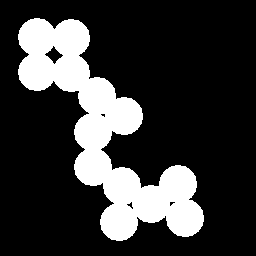
#> input picture ed.png, 256 x 256 px
$ jupyter execute 'opening and closing.ipynb'
#> lines starting #> are read from the running program, lines starting #| are printed output that depends on the picture; after the words box and inside, x2 and y2 are one past the last pixel; in counts of white or black regions, pixels touching at a corner belong together
[cell 1]
#opening and closing of images


import cv2
import numpy as np
from matplotlib import pyplot as plt
img= cv2.imread('ed.png',0)
#> img: shape (256, 256); 21.6% white; 1 white region, box (x1, y1, x2, y2) and area: (18, 18, 204, 241) 14134
kernel=np.ones((11,11),np.uint8)
opening=cv2.morphologyEx(img,cv2.MORPH_OPEN,kernel)
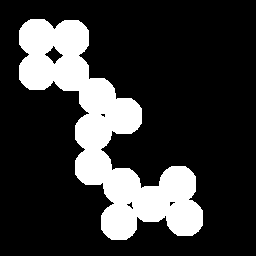
#> opening: shape (256, 256); 21.3% white; 1 white region, box (x1, y1, x2, y2) and area: (19, 19, 203, 240) 13965
closing=cv2.morphologyEx(img,cv2.MORPH_CLOSE,kernel)
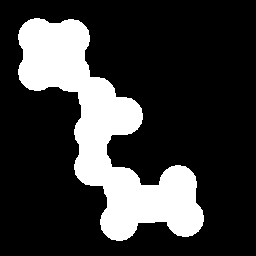
#> closing: shape (256, 256); 22.4% white; 1 white region, box (x1, y1, x2, y2) and area: (18, 18, 204, 241) 14699
plt.subplot(141),plt.imshow(img,'gray'),plt.title('original')
plt.subplot(142),plt.imshow(opening,'gray'),plt.title('opening')
plt.subplot(143),plt.imshow(closing,'gray'),plt.title('closing')
plt.show()
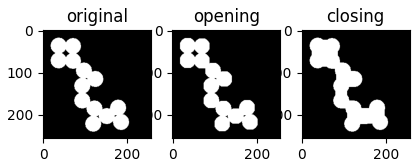
#> figure drawn by matplotlib, 3 panels

$ run again, with 2.png copied over ed.png
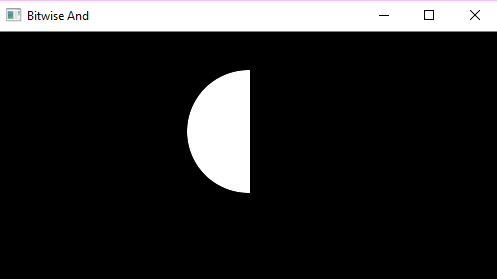
#> input picture 2.png, 497 x 279 px
#> `plt.show()`:
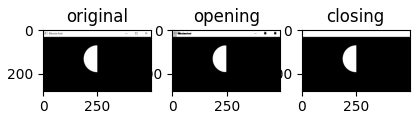
#> figure drawn by matplotlib, 3 panels
